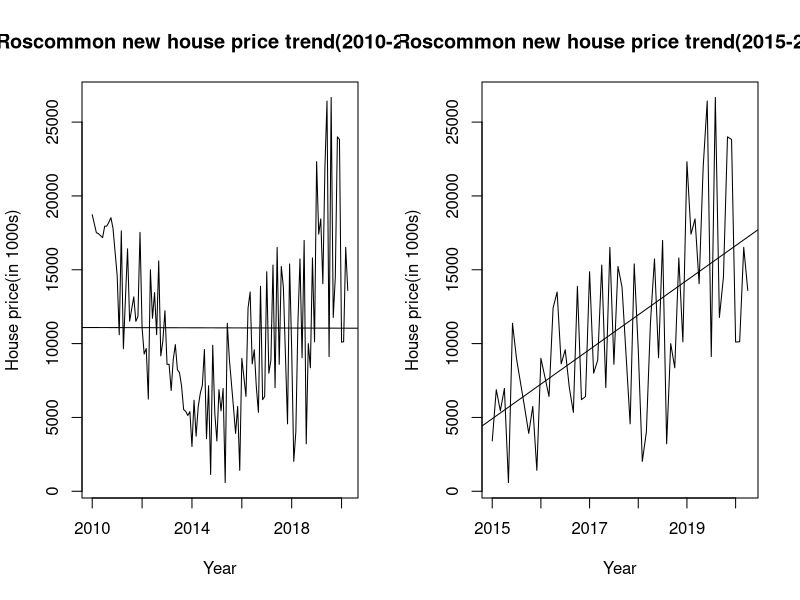
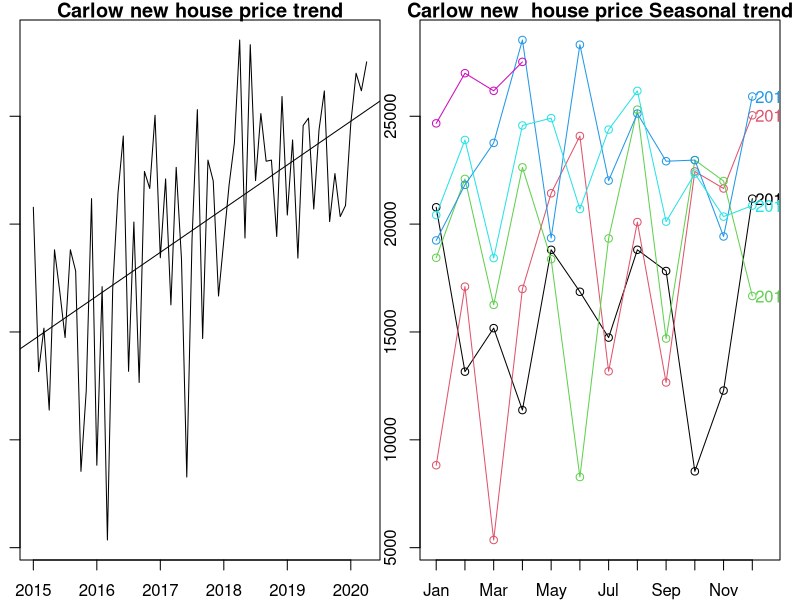
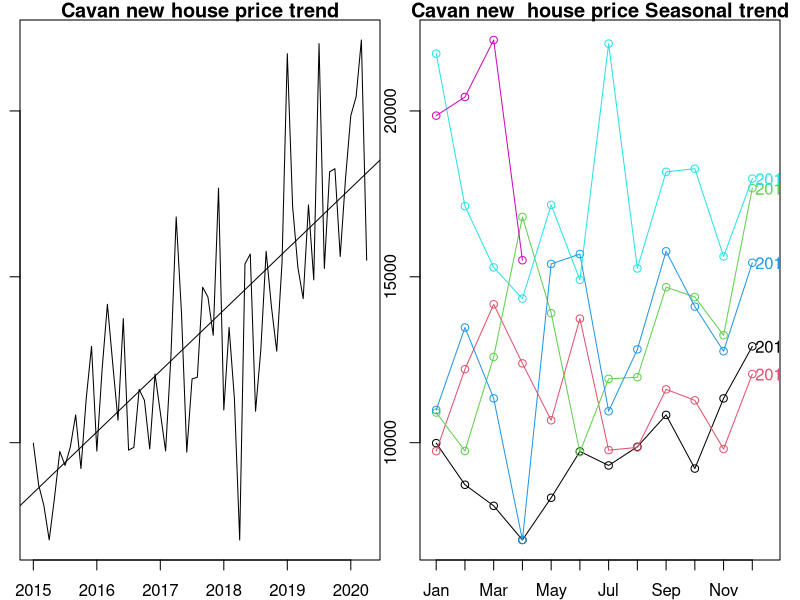
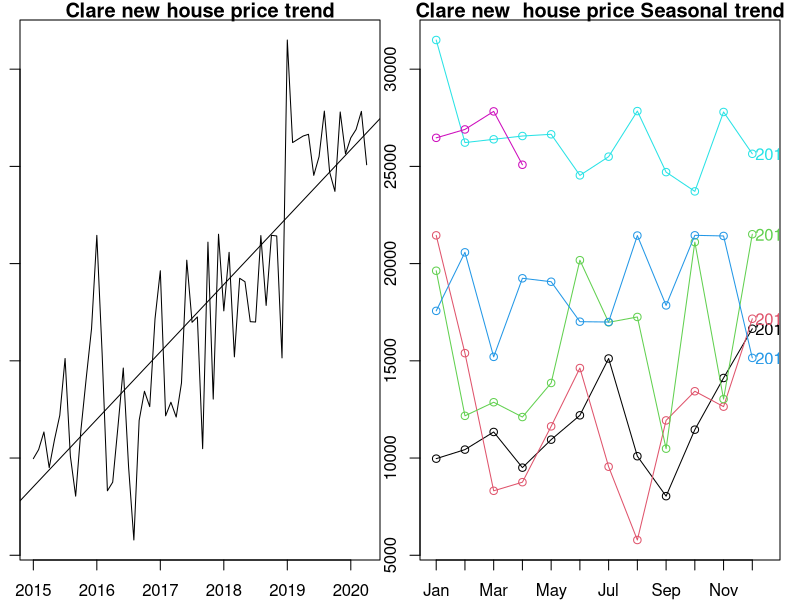
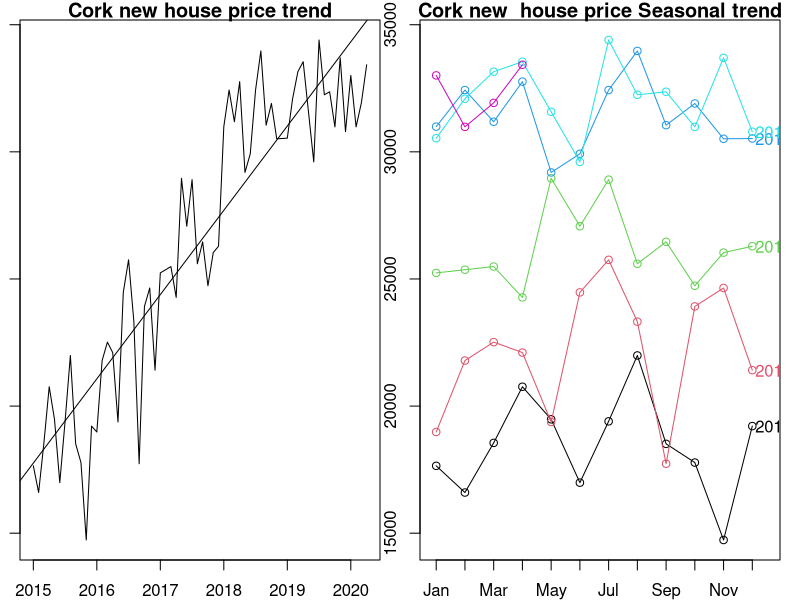
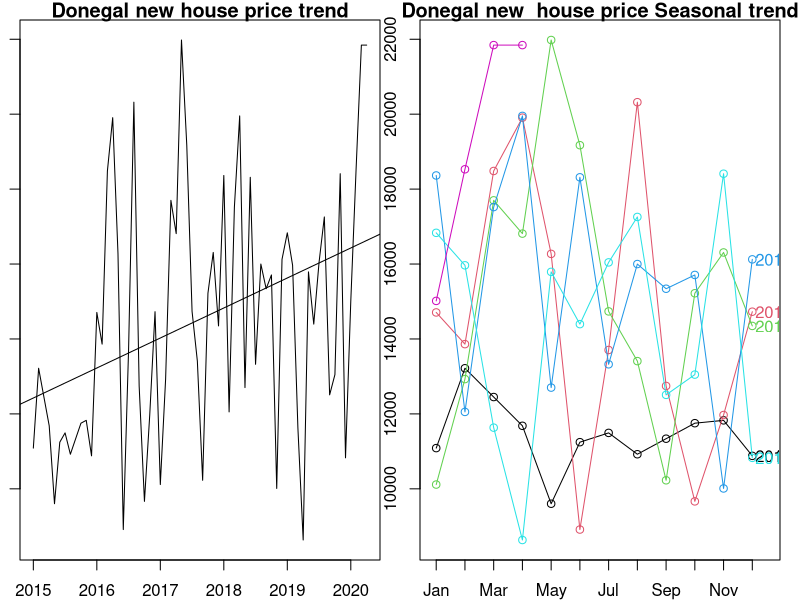
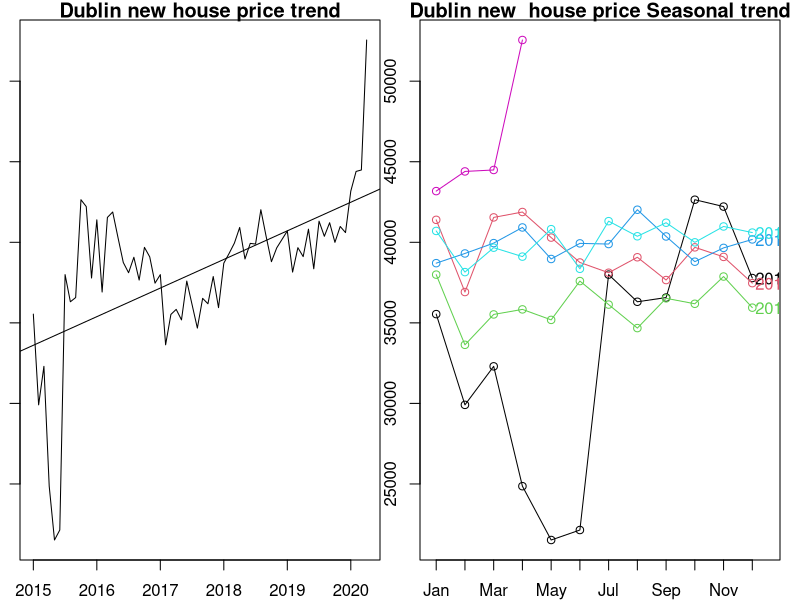
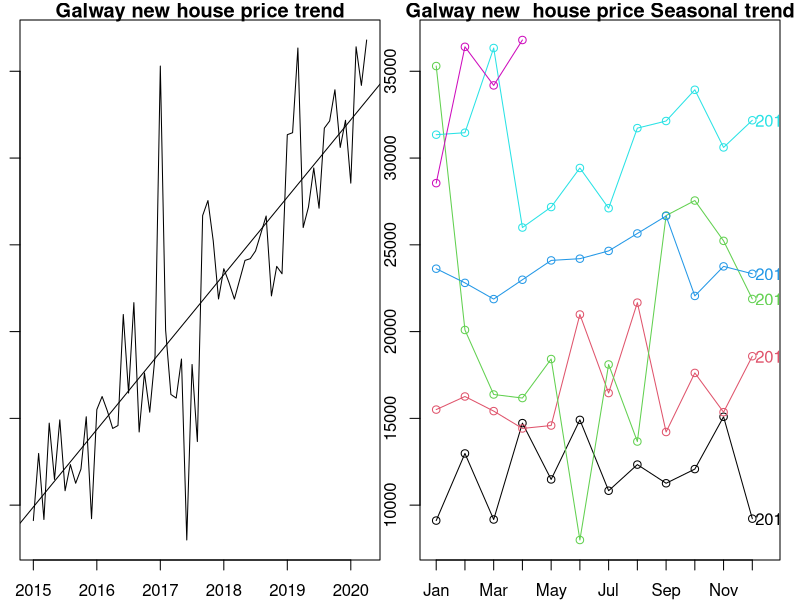

The R source for these figures, in order:
#install.packages("tseries")
library(tseries)
library(forecast)

opar <- par(no.readonly = TRUE)

# Read CSV monthly mean new house price CSV to R dataframe
prop_price_NMS <- read.csv("Monthly_Averaage_New_Property_price.csv")

# Read CSV monthly mean second-house price CSV to R dataframe
prop_price_SMS <- read.csv("Monthly_Averaage_Second_hand_Property_price.csv")

# Function to convert house price to 1000s
# to consider only significant differences
convert_price_to_1000s <- function(df) {
  for(j in 2:ncol(df)) df[,j] <- round(df[,j]/1000)
  return(df)
}

# Convert new house price to 1000s
prop_price_NMS <- convert_price_to_1000s(prop_price_NMS)

# Convert second-house price to 1000s
prop_price_SMS <- convert_price_to_1000s(prop_price_SMS)

# Function to Convert house price fields to time series type
convert_to_ts <- function(df) {
  
  # Find year and month from data frame
  start_year <- as.numeric(substr(as.character(min(df$Sale_YearMonth)),1,4))
  start_month <- as.numeric(substr(as.character(min(df$Sale_YearMonth)),5,6))
 
  for(j in 2:ncol(df)) {
    df[,j] <- ts(data = df[,j],
                 start = c(start_year, start_month),
                 frequency = 12)
  }
  return(df)
}

# Convert monthly mean new house price to time series
prop_price_ts_new <- convert_to_ts(prop_price_NMS)

# Convert monthly mean second-hand house price to time series
prop_price_ts_second <- convert_to_ts(prop_price_SMS)

str(prop_price_ts_new$Carlow)
cycle(prop_price_ts_new$Carlow)

par(mfrow = c(1, 2))
tmp <- prop_price_ts_new$Roscommon
plot(tmp, 
     main = "Roscommon new house price trend(2010-2020)",
     xlab = "Year",
     ylab = "House price(in 1000s)")
abline(reg=lm(tmp ~ time(tmp)))

tmp <- window(tmp, start = 2015)
plot(tmp, 
     main = "Roscommon new house price trend(2015-2020)",
     xlab = "Year",
     ylab = "House price(in 1000s)")
abline(reg=lm(tmp ~ time(tmp)))
par(opar)

# Filter data since 2015 and convert to time series
prop_price_ts_new <- convert_to_ts(subset(prop_price_NMS,
                                          Sale_YearMonth >= "201501"))
prop_price_ts_second <- convert_to_ts(subset(prop_price_SMS,
                                             Sale_YearMonth >= "201501"))

# Function plot house price trend and season trend
plot_counties <- function(df, house_type) {
  lopar <- par(no.readonly = TRUE)
  par(mfrow = c(1, 2))
  par(mar=c(2,1,1,1))
  
  for(j in 2:ncol(df)) {
    plot(df[,j]
         ,main = paste(names(df)[j], house_type,"house price trend")
         ,xlab = "Year" ,ylab = "House price(in 1000s)")
    abline(reg=lm(df[,j] ~ time(df[,j])))
    
    seasonplot(df[,j],
               12,
               col = c(1:6),
               year.labels = TRUE,
               main = paste(names(df)[j],house_type," house price Seasonal trend"),
               xlab = "Month", ylab = "House price(in 1000s)")
    #    boxplot(df[,j] ~ cycle(df[,j]),
    #            xlab="Date", 
    #            ylab = "House price (1000's)" ,
    #            main ="Monthly Houeprice Boxplot from 2010 to 2020")
    #    
    #    seasonal_decomposition <- stl(df[,j], s.window="period")
    #    plot(seasonal_decomposition)
  }
  
  par(lopar)
}

# Plot house price trend of new houses
plot_counties(prop_price_ts_new, "new")

# Plot house price trend of seond-hand houses
plot_counties(prop_price_ts_second, "second-hand")

par(opar)

# Function plot season decomposition of house price trend
seasonal_decomp_counties <- function(df, house_type) {
  for(j in 2:ncol(df)) {
    #jpeg(paste(names(df)[j],"_",house_type,"_house_season_decomp.jpeg",sep = ""),width = 850, height = 435)
    seasonal_decomposition <- stl(df[,j], s.window="period")
    plot(seasonal_decomposition,
         main = paste(names(df)[j], house_type,"house price seasonal decomposition"))
    #dev.off()
  }
}

# Plot seasonal decomposition of new houses price
seasonal_decomp_counties(prop_price_ts_new, "new")

# Plot seasonal decomposition of seond-hand houses price
seasonal_decomp_counties(prop_price_ts_second, "second-hand")

# Create data frame to store statistics of each county
county_stats_new <- data.frame(data.frame(names(prop_price_ts_new)[2:27]))
names(county_stats_new)[1] <- "county"
county_stats_second <- county_stats_new

# Find Augmented Dickey-Fuller p-value all counties
find_adf_pvalues <- function(df, county) {
  adf_pvalue <- numeric(length(county))
  for(i in 1:length(county)) {
    col_indx <- which(colnames(df)==county[i])
    adf_pvalue[i] <- adf.test(df[,col_indx], k = 12)$p.value
  }
  return(adf_pvalue)
}

county_stats_new$adf_pvalue_k12 <- find_adf_pvalues(prop_price_ts_new,
                                                    county_stats_new$county)
county_stats_second$adf_pvalue_k12 <- find_adf_pvalues(prop_price_ts_second,
                                                       county_stats_second$county)
View(county_stats_new)
View(county_stats_second)

# Function Compute accuracy of auto ARIMA model and TSLM model 
# for all counties also plot 3 years forecast using the model
compare_ts_models <- function(df, house_type) {
  lopar <- par(no.readonly = TRUE)
  par(mfcol = c(1, 2))
  par(mar=c(2,1,1,1))
  county_accuracy <- data.frame(names(df[,2:ncol(df)]),
                                numeric(ncol(df) - 1),
                                numeric(ncol(df) - 1),
                                numeric(ncol(df) - 1),
                                numeric(ncol(df) - 1),
                                numeric(ncol(df) - 1),
                                numeric(ncol(df) - 1)
                                )
  names(county_accuracy) <- c("county","ARIMA_AIC","TSLM_AIC",
                              "ARIMA_BIC","TSLM_BIC",
                              "ARIMA_MAPE","TSLM_MAPE")
  county_accuracy$Model_selected <- as.character("")

  for(j in 2:ncol(df)) {

    time_series <- df[,j]
    county <- names(df)[j]
    county_accuracy[j-1,]$county <- county
    
    arima_fit <- auto.arima(time_series)
    county_accuracy[j-1,]$ARIMA_AIC <- AIC(arima_fit)
    county_accuracy[j-1,]$ARIMA_BIC <- BIC(arima_fit)
    county_accuracy[j-1,]$ARIMA_MAPE <- accuracy(arima_fit)[1,5]
    
    
    tslm_fit <- tslm(time_series ~ trend + season )
    county_accuracy[j-1,]$TSLM_AIC <- AIC(tslm_fit)
    county_accuracy[j-1,]$TSLM_BIC <- BIC(tslm_fit)
    county_accuracy[j-1,]$TSLM_MAPE <- accuracy(tslm_fit)[1,5]

    if(county_accuracy[j-1,]$TSLM_AIC < county_accuracy[j-1,]$ARIMA_AIC  &
       county_accuracy[j-1,]$TSLM_BIC < county_accuracy[j-1,]$ARIMA_BIC )
      county_accuracy[j-1,]$Model_selected <- "TSLM"
    else
      county_accuracy[j-1,]$Model_selected <- "ARIMA"
    
    #jpeg(paste(names(df)[j],"_",house_type,"_model_comparison.jpeg",sep = ""),width = 850, height = 435)
    #par(mfcol = c(1, 2))
    #par(mar=c(2,1,1,1))
    
    plot(forecast(arima_fit, level = c(90), h = 36),
         main = paste(names(df)[j], house_type, "house price Auto ARIMA forcast"))
    plot(forecast(tslm_fit, level = c(90), h = 36),
         main = paste(names(df)[j], house_type, "house price TSLM forcast"))

    #dev.off()
  }
  par(lopar)
  return(county_accuracy)
}

# Compare predictive models for new house price
prop_new_models <- compare_ts_models(prop_price_ts_new, "new")

# Compare predictive models for second-hand house price
prop_second_models <- compare_ts_models(prop_price_ts_second, "second-hand")

# Function to build and evaluate ARIMA model for all counties
evaluate_arima_model <- function(df, house_type) {
  lopar <- par(no.readonly = TRUE)
  Ljung_Box_pvalue <- numeric(ncol(df)-1)
  for(j in 2:ncol(df)) {
    fit <- auto.arima(df[,j])
    Ljung_Box_pvalue[j-1] <- Box.test(fit$residuals, type = "Ljung-Box")$p.value
    
    #jpeg(paste(names(df)[j],"_",house_type,"_ARIMA_fit.jpeg",sep = ""),width = 850, height = 435)
    qqnorm(fit$residuals,
           main = paste(names(df)[j], house_type, "house price ARIMA fit"))
    qqline(fit$residuals)
    #dev.off()
  }
  par(lopar)
  return(Ljung_Box_pvalue)
}


county_stats_new$Ljung_Box_pvalue <- evaluate_arima_model(prop_price_ts_new, 
                                                          "new")
county_stats_second$Ljung_Box_pvalue <- evaluate_arima_model(prop_price_ts_second, 
                                                          "second-hand")
county_stats_new$Ljung_Box_pvalue
county_stats_second$Ljung_Box_pvalue
#tmp <- prop_price_ts_new$Leitrim
#ts_decompose <- stl(tmp, "periodic")
#ts_decompose
#ts_seasonal_adjust <- seasadj(ts_decompose)
#plot(tmp, type = "l")
#plot(ts_seasonal_adjust, type = "l")


#
#seasonplot(ts_seasonal_adjust, 12, col = rainbow(12), year.labels
#           = TRUE, main = "Seasonal plot: Airpassengers")
#
#kpss.test(prop_price_ts_new$Dublin)
#nsdiffs(prop_price_ts_new$Dublin)
#ndiffs(prop_price_ts_new$Dublin)
#stationaryTS <- diff(prop_price_ts_new$Dublin, differences = 1)
#plot(stationaryTS, type = "l", main = "Differenced and Stationary") 
#
#fit <- auto.arima(prop_price_ts_second$Dublin)
#fit
#accuracy(fit)
#
#fit <- Arima(prop_price_ts_new$Dublin, order = c(0, 1, 1))
#fit
#accuracy(fit)
#
#qqnorm(fit$residuals)
#qqline(fit$residuals)
#
#forecast(fit, 3)
#
#
#Box.test(fit$residuals, type = "Ljung-Box")
#
#plot(window(prop_price_ts_new$Carlow,start=2019))
#
#install.packages("forecast")
#library(forecast)
#
#pacf(log(window(prop_price_ts_new$Carlow,start=2015)))
#?stl
#ts_decompose <- stl(AirPassengers, "periodic")
#
#
#trained_model <- lm(JohnsonJohnson ~ c(1:length(JohnsonJohnson)))
#
#  as.numeric(substr(as.character(min(prop_price_NMS[,1])),5,6))
#
#substr("abcdef", 2, 4)
#
#str(prop_price_ts_new)
#cycle(prop_price_ts_new$Carlow)
#cycle(window(prop_price_ts_new$Carlow,start=2015))
#
#
#tmp <- ts(data = c(1,2,3,6,8,10,13,16,19),start = 2010 , frequency = 1)
#adf.test(tmp)
#plot(tmp)
